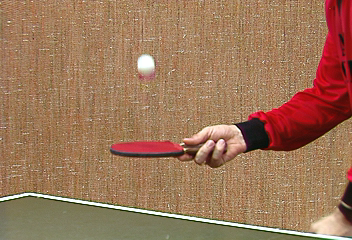
%> input picture CV Brookes/TennisSet1/stennis.0.ppm, 352 x 240 px
$ octave --eval "result = doSomeprocess(imread('TennisSet1/stennis.0.ppm'));"   (GNU Octave 9; MATLAB toolbox functions it lacks are replaced by stand-ins)
%> lines starting %> are read from the running program, lines starting %| are printed output that depends on the picture; in (x1, y1, x2, y2) boxes, pixels count from 0 and x2, y2 are one past the last pixel; in counts of white or black regions, pixels touching at a corner belong together; the program's own positions count from 1
### CV Brookes/MakeMask.m
function [BW,maskedRGBImage] = MakeMask(RGB)
%------------------------------------------------------


% Convert RGB image to chosen color space
imageRGB = rgb2lab(RGB);

% Create mask based on chosen histogram thresholds

channel1Min = 19.173;
channel1Max = 91.542;


channel2Min = 0.666;
channel2Max = 20.123;


channel3Min = 11.4;
channel3Max = 33.03;


sliderBW = (imageRGB(:,:,1) >= channel1Min ) & (imageRGB(:,:,1) <= channel1Max) & ...
    (imageRGB(:,:,2) >= channel2Min ) & (imageRGB(:,:,2) <= channel2Max) & ...
    (imageRGB(:,:,3) >= channel3Min ) & (imageRGB(:,:,3) <= channel3Max);
BW = sliderBW;

% Invert mask
BW = ~BW;

% Initialize output masked image based on input image.
maskedRGBImage = RGB;

% Set background pixels where BW is false to zero.
maskedRGBImage(repmat(~BW,[1 1 3])) = 0;

end

### CV Brookes/doSomeprocess.m
function [pos1,pos2] = doSomeprocess(Image)
    BW = MakeMask(Image);
%> in MakeMask, `imageRGB = rgb2lab(RGB);`: imageRGB: size 240x352x3 double; mean of channels 1, 2, 3 53.2, 11.1, 23
%> in MakeMask, `sliderBW = (imageRGB(:,:,1) >= channel1Min ) & (imageRGB(:,:,1) <= cha..`:
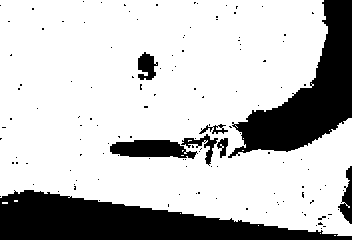
%> sliderBW: size 240x352 logical; 76.2% white; 133 black regions (125 under 20 px), largest, box (x1, y1, x2, y2) and area: (0, 190, 352, 240) 9649, (228, 0, 352, 158) 7672, (110, 140, 198, 159) 1173
%> in MakeMask, maskedRGBImage is the input picture: size 240x352x3 uint8; mean R, G, B 157.1, 117.7, 88.8
%> in MakeMask, `maskedRGBImage(repmat(~BW,[1 1 3])) = 0;`:
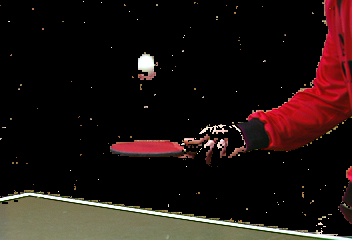
%> maskedRGBImage: size 240x352x3 uint8; mean R, G, B 32.4, 20.4, 17.4
    bw= bwareaopen(BW,60);
    figure(4)
    labels = bwlabel(bw);
    Pedal=(labels==2);
    Pingpong=(labels==3);


    st1 = regionprops(Pedal,'BoundingBox');
    st2 = regionprops(Pingpong,'BoundingBox');

    pos1 = regionprops(Pedal, 'Centroid').Centroid;
    pos2 = regionprops(Pingpong, 'Centroid').Centroid;
    figure,imshow(Image);
    for k = 1 : length(st1)
        thisBB = st1(k).BoundingBox;
        rectangle('Position', [thisBB(1),thisBB(2),thisBB(3),thisBB(4)],...
        'EdgeColor','r','LineWidth',2 )
    end

    for k = 1 : length(st2)
        thisBB = st2(k).BoundingBox;
        rectangle('Position', [thisBB(1),thisBB(2),thisBB(3),thisBB(4)],...
        'EdgeColor','b','LineWidth',2 )
    end
end
%> in doSomeprocess, `bw= bwareaopen(BW,60);`:
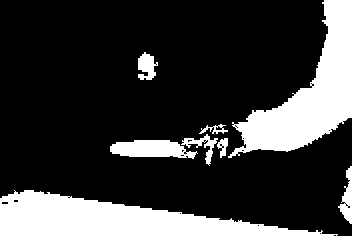
%> bw: size 240x352 logical; 23.5% white; 8 white regions, largest, box (x1, y1, x2, y2) and area: (0, 190, 352, 240) 9649, (228, 0, 352, 158) 7672, (110, 140, 198, 159) 1173
%> in doSomeprocess, `labels = bwlabel(bw);`:
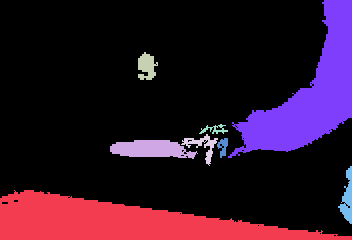
%> labels: size 240x352 double; 9 distinct labels, from 0 to 8; one colour per label, 0 black
%> in doSomeprocess, `Pedal=(labels==2);`:
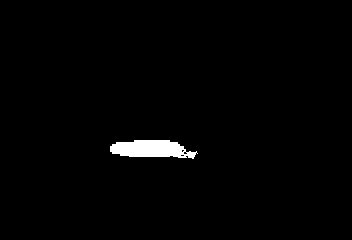
%> Pedal: size 240x352 logical; 1.4% white; 1 white region, box (x1, y1, x2, y2) and area: (110, 140, 198, 159) 1173
%> in doSomeprocess, `Pingpong=(labels==3);`:
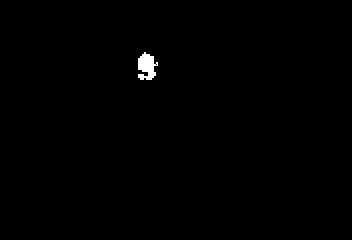
%> Pingpong: size 240x352 logical; 0.44% white; 1 white region
%> in doSomeprocess, `st1 = regionprops(Pedal,'BoundingBox');`: st1 = 1 region; box (x1, y1, x2, y2): (110, 140, 198, 159)
%> in doSomeprocess, `st2 = regionprops(Pingpong,'BoundingBox');`: st2 = 1 region; box (x1, y1, x2, y2): (138, 52, 158, 80)
%> in doSomeprocess, `pos1 = regionprops(Pedal, 'Centroid').Centroid;`: pos1 = [151.4 149.8]
%> in doSomeprocess, `pos2 = regionprops(Pingpong, 'Centroid').Centroid;`: pos2 = [147.4 67.08]
%> the loop in doSomeprocess, `for k = 1 : length(st1)` made 1 pass
%> thisBB on pass 1: [110.5 140.5 88 19]
%> the loop in doSomeprocess, `for k = 1 : length(st2)` made 1 pass
%> thisBB on pass 1: [138.5 52.5 20 28]
%> `result = doSomeprocess(imread('TennisSet1/stennis.0.ppm'));`:
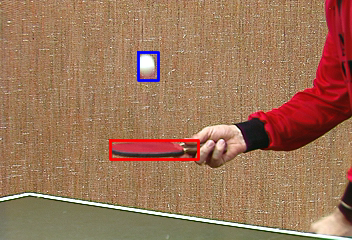
%> figure redrawn from the program's plot data
%> `result = doSomeprocess(imread('TennisSet1/stennis.0.ppm'));`: result = [151.4 149.8]

$ run again, on CV Brookes/TennisSet1/stennis.10.ppm
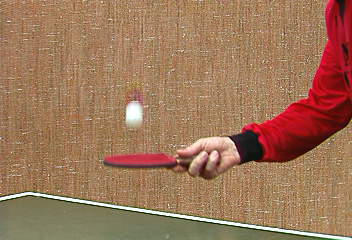
%> input picture CV Brookes/TennisSet1/stennis.10.ppm, 352 x 240 px
%> imageRGB: size 240x352x3 double; mean of channels 1, 2, 3 53.2, 11.3, 23.2
%> in MakeMask, `sliderBW = (imageRGB(:,:,1) >= channel1Min ) & (imageRGB(:,:,1) <= cha..`:
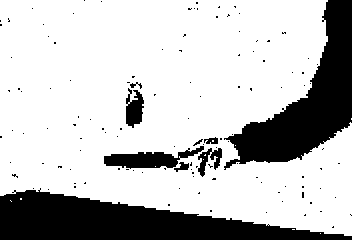
%> sliderBW: size 240x352 logical; 75.7% white; 124 black regions (115 under 20 px), largest, box (x1, y1, x2, y2) and area: (0, 188, 352, 240) 9853, (224, 0, 352, 170) 8259, (104, 146, 204, 169) 1128
%> in MakeMask, maskedRGBImage is the input picture: size 240x352x3 uint8; mean R, G, B 157.4, 117.6, 88.7
%> labels: size 240x352 double; 8 distinct labels, from 0 to 7
%> Pedal: size 240x352 logical; 1.3% white; 1 white region, box (x1, y1, x2, y2) and area: (104, 146, 204, 169) 1128
%> Pingpong: size 240x352 logical; 0.57% white; 1 white region
%> st1 = 1 region; box (x1, y1, x2, y2): (104, 146, 204, 169)
%> st2 = 1 region; box (x1, y1, x2, y2): (126, 88, 144, 128)
%> pos1 = [148.6 159.9]
%> pos2 = [135 109.9]
%> the loop in doSomeprocess, `for k = 1 : length(st1)` made 1 pass
%> thisBB on pass 1: [104.5 146.5 100 23]
%> the loop in doSomeprocess, `for k = 1 : length(st2)` made 1 pass
%> thisBB on pass 1: [126.5 88.5 18 40]
%> `result = doSomeprocess(imread('TennisSet1/stennis.0.ppm'));`:
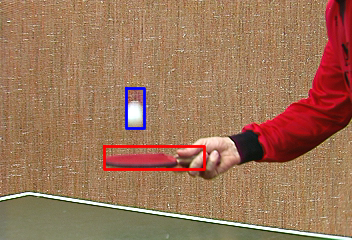
%> figure redrawn from the program's plot data
%> result = [148.6 159.9]
